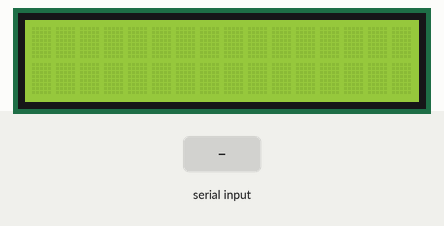
Simulated run of this sketch. Board: Arduino Uno, built with avr-gcc and run on an emulated ATmega328P. Parts: 16×2 character LCD. Inputs (shaded band) come from the test bench.

Above: at 1.2 s.
1.3 s: ",\n" received over Serial
At 3.2 s:
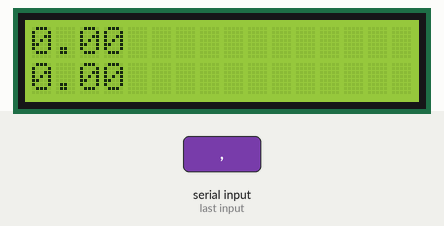
3.8 s: "90,45\n" received over Serial
At 5.3 s:
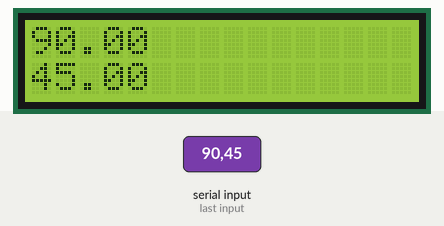
Timing chart, 0 to 6.8 s (numbered marks = the images above; inputs shaded):
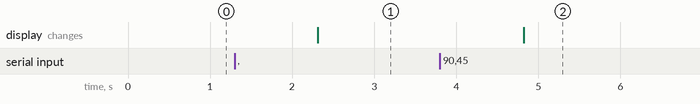

Measured:
- after the input at 1.3 s, the display: changes after 1.0 s (image 1)
- after the input at 3.8 s, the display: changes after 1.0 s (image 2)

The sketch:

Receive-from-RPi-Multilple.ino
```cpp
// Receives data from RPi
// and display it to LCD.

#include<LiquidCrystal_I2C.h>

LiquidCrystal_I2C lcd(0x3F, 2, 1, 0, 4, 5, 6, 7, 3, POSITIVE);

String dataIn;

void setup()
{
  Serial.begin(9600);
  lcd.begin(16, 2);

  Serial.flush();
}

void loop()
{
  if (Serial.available())
  {
    dataIn = Serial.readStringUntil("\n");
    int seperator = dataIn.indexOf(",");

    if (seperator < 0)
    {
      goto Skip;
    }
    else
    {

      float ORPValue = dataIn.substring(0, seperator).toFloat();
      float pHValue = dataIn.substring(seperator + 1, -1).toFloat();

      lcd.clear();
      lcd.setCursor(0, 0);
      lcd.print(ORPValue);
      lcd.setCursor(0, 1);
      lcd.print(pHValue);
    }

Skip:
    dataIn = "";
    Serial.flush();
  }

}
```
